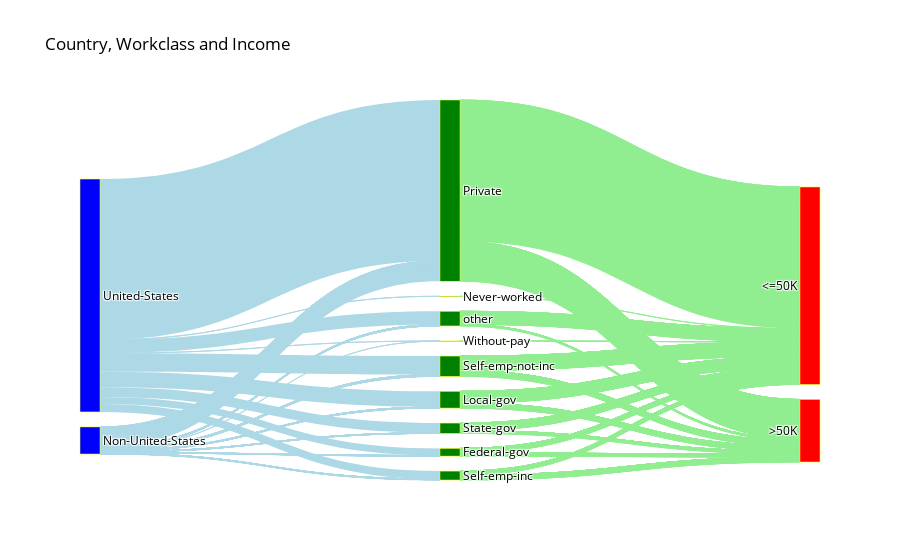

Here is the notebook cell this chart was saved with:
### Code cell
#scenario 4
import pandas as pd
import numpy as np
from matplotlib import pyplot as plt
import plotly.express as px
import seaborn as sns
import plotly.graph_objects as go
# reading csv files
column = ['age','workclass','fnlwgt','education','education.num','marital.status','occupation','relationship','race','sex','capital.gain','capital.loss','hours.per.week','native.country','income']
data =  pd.read_csv('/Users/akshayahn/Downloads/Masters/adult (1).data', sep=",",header=None, names=column)
data['hours.per.week'] = pd.to_numeric(data['hours.per.week'])
data['hours.per.week'] = pd.to_numeric(data['hours.per.week'])
data['education.num'] = pd.to_numeric(data['education.num'])
data['age'] = pd.to_numeric(data['age'])
data['capital.gain'] = pd.to_numeric(data['capital.gain'])
data['capital.loss'] = pd.to_numeric(data['capital.loss'])
data['workclass'] = data['workclass'].apply(lambda x : x.strip() if x.strip() != '?' else 'other')
data['occupation'] = data['occupation'].apply(lambda x : x.strip() if x.strip() != '?' else 'other')

#data=data.replace(to_replace=" <=50K",value="1")
#data=data.replace(to_replace=" >50K",value="2")
#print(data['income'])
data['native.country'] = data['native.country'].apply(lambda x : x.strip() if x.strip() != '?' else 'other')




country_dict = {'United-States' :1, 'Cuba':2, 'Jamaica':2, 'India':2, 'other':2, 'Mexico':2, 'South':2,
 'Puerto-Rico':2, 'Honduras':2, 'England':2, 'Canada':2, 'Germany':2, 'Iran':2,
 'Philippines':2, 'Italy':2, 'Poland':2, 'Columbia':2, 'Cambodia':2, 'Thailand':2, 'Ecuador':2,
 'Laos':2, 'Taiwan':2, 'Haiti':2, 'Portugal':2, 'Dominican-Republic':2, 'El-Salvador':2,
 'France':2, 'Guatemala':2, 'China':2, 'Japan':2, 'Yugoslavia':2, 'Peru':2,
 'Outlying-US(Guam-USVI-etc)':2, 'Scotland':2, 'Trinadad&Tobago':2, 'Greece':2,
 'Nicaragua':2, 'Vietnam':2, 'Hong':2, 'Ireland':2, 'Hungary':2, 'Holand-Netherlands':2}

workclass_dict = {'State-gov':3, 'Self-emp-not-inc':4, 'Private':5, 'Federal-gov':6, 'Local-gov':7,
 'other':8, 'Self-emp-inc':9, 'Without-pay':10, 'Never-worked':11}

values_dict={' >50K': 12, ' <=50K':13}
col_counts = data.groupby(["native.country", "workclass"]).size().reset_index(name="Count")
col_counts1 = data.groupby(["native.country", "workclass","income"]).size().reset_index(name="Count")
source1 = col_counts["native.country"].map(country_dict).to_list()
source2 = col_counts1["workclass"].map(workclass_dict).to_list()
target1= col_counts["workclass"].map(workclass_dict).to_list()
target2= col_counts1["income"].map(values_dict).to_list()
value1 = col_counts["Count"].to_list()
value2 = col_counts1["Count"].to_list()
source=source1+source2
target=target1+target2
value=value1+value2
colour1 = ["lightblue"] * 232
colour2 = [ "lightgreen"] * 347
colour=colour1+colour2

node = dict(
      pad = 15,
      thickness = 20,
      line = dict(color = "yellow", width = 0.5),
      label = ['None','United-States', 'Non-United-States','State-gov', 'Self-emp-not-inc', 'Private', 'Federal-gov', 'Local-gov', 'other', 
               'Self-emp-inc', 'Without-pay', 'Never-worked', '>50K','<=50K' ],
      color = ["blue","blue","blue","green","green","green","green","green","green","green","green","green","red","red"]

    )
link = dict(
      source = source, # indices correspond to labels, eg A1, A2, A1, B1, ...
      target = target,
      value  = value,
      color=colour
  )
data = go.Sankey(link = link, node = node)

fig = go.Figure(data)
fig.update_layout(
    title_text = "Country, Workclass and Income",
    font =dict(size = 12, color = 'black'),
    paper_bgcolor = "white"
)
fig.show()

### Figure 1 — Plotly figure (JSON) as saved in the notebook; plotly's stock layout.template omitted (floating-point values rounded to 4 significant figures; data arrays with more than 128 entries replaced by an {"elided": "..."} marker saying what was removed)
{"data": [{"link": {"color": {"elided": "579 str values"}, "source": {"elided": "579 int values"}, "target": {"elided": "579 int values"}, "value": {"elided": "579 int values"}}, "node": {"color": ["blue", "blue", "blue", "green", "green", "green", "green", "green", "green", "green", "green", "green", "red", "red"], "label": ["None", "United-States", "Non-United-States", "State-gov", "Self-emp-not-inc", "Private", "Federal-gov", "Local-gov", "other", "Self-emp-inc", "Without-pay", "Never-worked", ">50K", "<=50K"], "line": {"color": "yellow", "width": 0.5}, "pad": 15, "thickness": 20}, "type": "sankey"}], "layout": {"font": {"color": "black", "size": 12}, "paper_bgcolor": "white", "title": {"text": "Country, Workclass and Income"}}}
